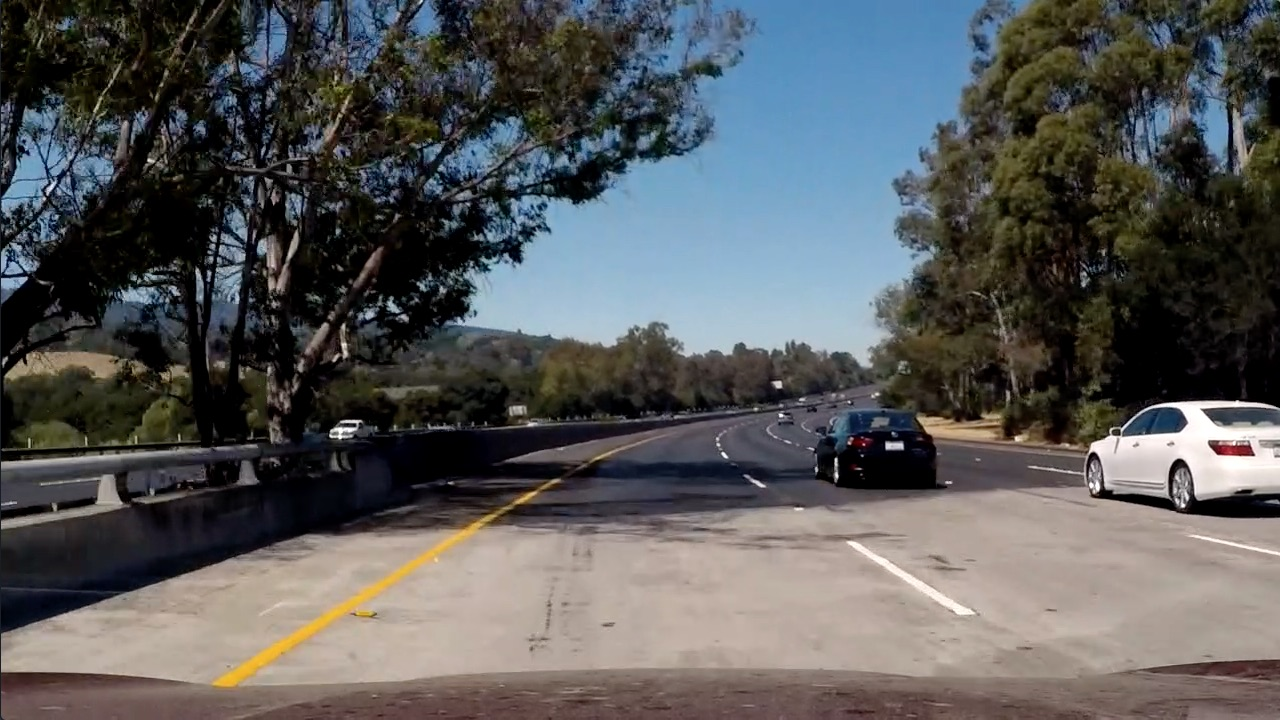
#> input picture Project-LaneLines_Finder/CarND-Advanced-Lane-Lines-Project/test_images/test5.jpg, 1280 x 720 px
$ jupyter execute --allow-errors Advanced_Lane_Detector.ipynb   (shell and % lines are left out)   (older library calls are emulated)
#> lines starting #> are read from the running program, lines starting #| are printed output that depends on the picture; after the words box and inside, x2 and y2 are one past the last pixel; in counts of white or black regions, pixels touching at a corner belong together
## Advanced Lane Finding Project

The goals / steps of this project are the following:

* Compute the camera calibration matrix and distortion coefficients given a set of chessboard images.
* Apply a distortion correction to raw images.
* Use color transforms, gradients, etc., to create a thresholded binary image.
* Apply a perspective transform to rectify binary image ("birds-eye view").
* Detect lane pixels and fit to find the lane boundary.
* Determine the curvature of the lane and vehicle position with respect to center.
* Warp the detected lane boundaries back onto the original image.
* Output visual display of the lane boundaries and numerical estimation of lane curvature and vehicle position.

---

### Load all the necessary Libraries

[cell 1]
import numpy as np
import cv2
import glob
import matplotlib.pyplot as plt
import matplotlib.image as mpimg
import pickle

## First, I'll compute the camera calibration using chessboard images

[cell 2]
#load the Calibration images from the directory.
# Make a list of calibration images
images = glob.glob('../camera_cal/calibration*.jpg')

[cell 3]
# prepare object points, like (0,0,0), (1,0,0), (2,0,0) ....,(6,5,0)
objp = np.zeros((6*9,3), np.float32)
objp[:,:2] = np.mgrid[0:9,0:6].T.reshape(-1,2)

# Arrays to store object points and image points from all the images.
objpoints = [] # 3d points in real world space
imgpoints = [] # 2d points in image plane.

# Step through the list and search for chessboard corners
for fname in images:
    img = cv2.imread(fname)
    gray = cv2.cvtColor(img,cv2.COLOR_BGR2GRAY)

    # Find the chessboard corners
    ret, corners = cv2.findChessboardCorners(gray, (9,6),None)

    # If found, add object points, image points
    if ret == True:
        objpoints.append(objp)
        imgpoints.append(corners)

        # Draw and display the corners
        img = cv2.drawChessboardCorners(img, (9,6), corners, ret)
        cv2.imshow('img',img)
        cv2.waitKey(500)

cv2.destroyAllWindows()

[cell 4]
# Test undistortion on an image
img = cv2.imread('../test_images/test5.jpg')
#> img is the input picture: shape (720, 1280, 3); mean B, G, R 89.8, 89.3, 88.5
img_size = (img.shape[1], img.shape[0])
#> img_size = (1280, 720)

# Do camera calibration given object points and image points
#> (the rest of this cell did not finish here and is left out)

#> (a cell that did not finish here is left out)

### Use color transforms, gradients, etc., to create a thresholded binary image.

[cell 6]
# Define a function that applies Sobel x or y,
# then takes an absolute value and applies a threshold.
# Note: calling your function with orient='x', thresh_min=20, thresh_max=100
# should produce output like the example image shown above this quiz.
def abs_sobel_thresh(img, orient='x',sobel_kernel=3, thresh=(0, 255)):

    # Apply the following steps to img
    # 1) Convert to grayscale
    gray = cv2.cvtColor(img, cv2.COLOR_BGR2GRAY)
    # 2) Take the derivative in x or y given orient = 'x' or 'y'
    if(orient == 'x'):
        sobel = cv2.Sobel(gray, cv2.CV_64F, 1, 0, ksize=sobel_kernel)
    else:
        sobel = cv2.Sobel(gray, cv2.CV_64F, 0, 1, ksize=sobel_kernel)

    # 3) Take the absolute value of the derivative or gradient
    abs_sobel = np.absolute(sobel)
    # 4) Scale to 8-bit (0 - 255) then convert to type = np.uint8
    scaled_sobel = np.uint8(255*abs_sobel/np.max(abs_sobel))
    # 5) Create a mask of 1's where the scaled gradient magnitude
            # is > thresh_min and < thresh_max
     #apply the thresolds
    sxbinary = np.zeros_like(scaled_sobel)
    sxbinary[(scaled_sobel >= thresh[0]) & (scaled_sobel <= thresh[1])] = 1

    # 6) Return this mask as your binary_output image
    return sxbinary

[cell 7]
# Define a function to return the magnitude of the gradient
# for a given sobel kernel size and threshold values
def mag_thresh(img, sobel_kernel=3, mag_thresh=(0, 255)):
    # Convert to grayscale
    gray = cv2.cvtColor(img, cv2.COLOR_RGB2GRAY)
    # Take both Sobel x and y gradients
    sobelx = cv2.Sobel(gray, cv2.CV_64F, 1, 0, ksize=sobel_kernel)
    sobely = cv2.Sobel(gray, cv2.CV_64F, 0, 1, ksize=sobel_kernel)
    # Calculate the gradient magnitude
    gradmag = np.sqrt(sobelx**2 + sobely**2)
    # Rescale to 8 bit
    scale_factor = np.max(gradmag)/255
    gradmag = (gradmag/scale_factor).astype(np.uint8)
    # Create a binary image of ones where threshold is met, zeros otherwise
    binary_output = np.zeros_like(gradmag)
    binary_output[(gradmag >= mag_thresh[0]) & (gradmag <= mag_thresh[1])] = 1

    # Return the binary image
    return binary_output

[cell 8]
# Define a function to threshold an image for a given range and Sobel kernel
def dir_threshold(img, sobel_kernel=3, thresh=(0, np.pi/2)):
    # Grayscale
    gray = cv2.cvtColor(img, cv2.COLOR_RGB2GRAY)
    # Calculate the x and y gradients
    sobelx = cv2.Sobel(gray, cv2.CV_64F, 1, 0, ksize=sobel_kernel)
    sobely = cv2.Sobel(gray, cv2.CV_64F, 0, 1, ksize=sobel_kernel)
    # Take the absolute value of the gradient direction,
    # apply a threshold, and create a binary image result
    absgraddir = np.arctan2(np.absolute(sobely), np.absolute(sobelx))
    binary_output =  np.zeros_like(absgraddir)
    binary_output[(absgraddir >= thresh[0]) & (absgraddir <= thresh[1])] = 1

    # Return the binary image
    return binary_output

[cell 9]
# Define a function that thresholds the S-channel of HLS
def hls_select(img, thresh=(0, 255)):
    hls = cv2.cvtColor(img, cv2.COLOR_RGB2HLS)
    s_channel = hls[:,:,2]
    binary_output = np.zeros_like(s_channel)
    binary_output[(s_channel > thresh[0]) & (s_channel <= thresh[1])] = 1
    return binary_output

#hls_binary = hls_select(img, thresh=(90, 255))

[cell 10]
def combined_thresold(img,ksize):

    # Choose a larger odd number to smooth gradient measurements
    image = np.copy(img)
    # Apply each of the thresholding functions
    gradx = abs_sobel_thresh(image, orient='x', sobel_kernel=ksize, thresh=(20, 150))
    grady = abs_sobel_thresh(image, orient='y', sobel_kernel=ksize, thresh=(20, 150))
    mag_binary = mag_thresh(image, sobel_kernel=ksize, mag_thresh=(30, 200))
    dir_binary = dir_threshold(image, sobel_kernel=ksize, thresh=(0.7, 1.3))
    hls_binary = hls_select(image, thresh=(90, 255))
    #combining the thresolds to get better view of lines
    combined = np.zeros_like(dir_binary)
    combined[((gradx == 1) & (grady == 1)) | ((mag_binary == 1) & (dir_binary == 1))] = 1

    combined_hls = np.zeros_like(dir_binary)
    combined_hls[((gradx == 1) & (grady == 1)) | (hls_binary == 1)] =1

    #combined_hls = mag_thresh(combined_hls, sobel_kernel=ksize, mag_thresh=(30, 100))
    #return the combined thresolds result.
    return combined,combined_hls

[cell 11]
# Choose a Sobel kernel size
ksize =3
#dst = cv2.undistort(img, mtx, dist, None, mtx)
#apply the thresolds to image
combined,combined_hls = combined_thresold(img,ksize)
#> in combined_thresold, `gradx = abs_sobel_thresh(image, orient='x', sobel_kernel=ksize, thresh..`:
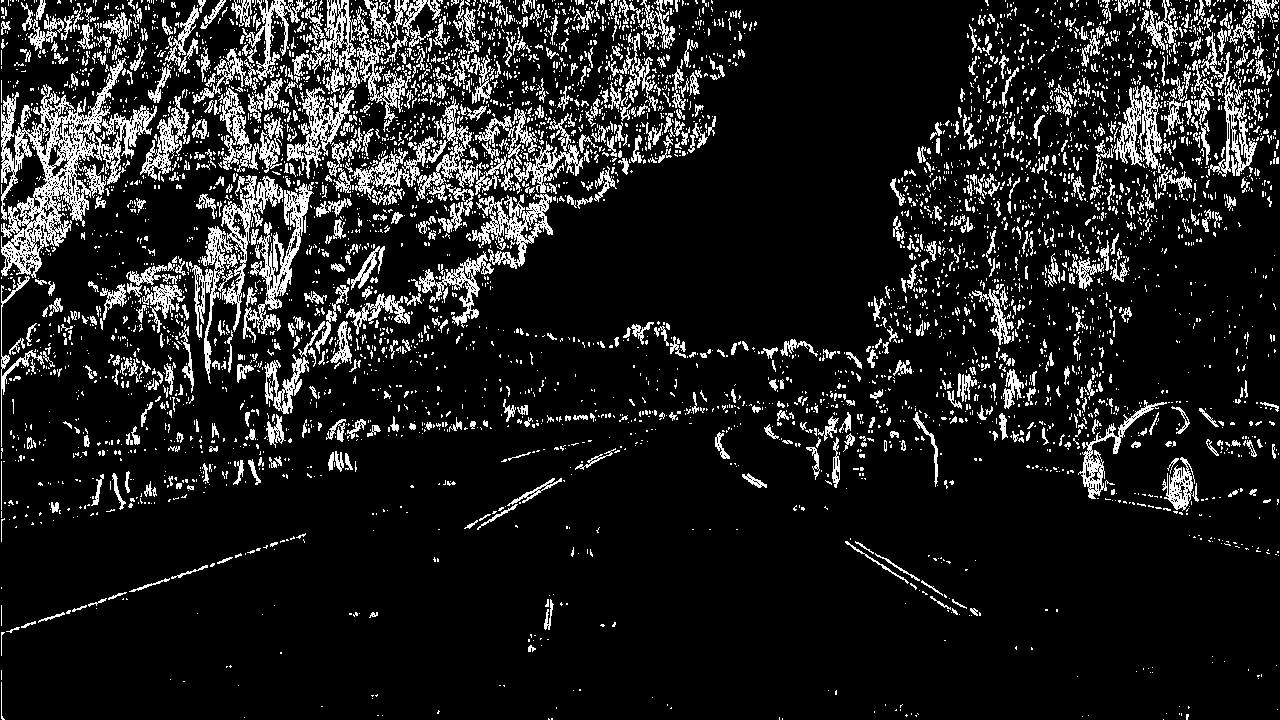
#> gradx: shape (720, 1280); values 0 (black) and 1 (white), 12.6% white in thin lines or dots
#> in combined_thresold, `grady = abs_sobel_thresh(image, orient='y', sobel_kernel=ksize, thresh..`: grady: shape (720, 1280); values 0 (black) and 1 (white), 13.4% white in thin lines or dots
#> in mag_thresh, `gradmag = np.sqrt(sobelx**2 + sobely**2)`:
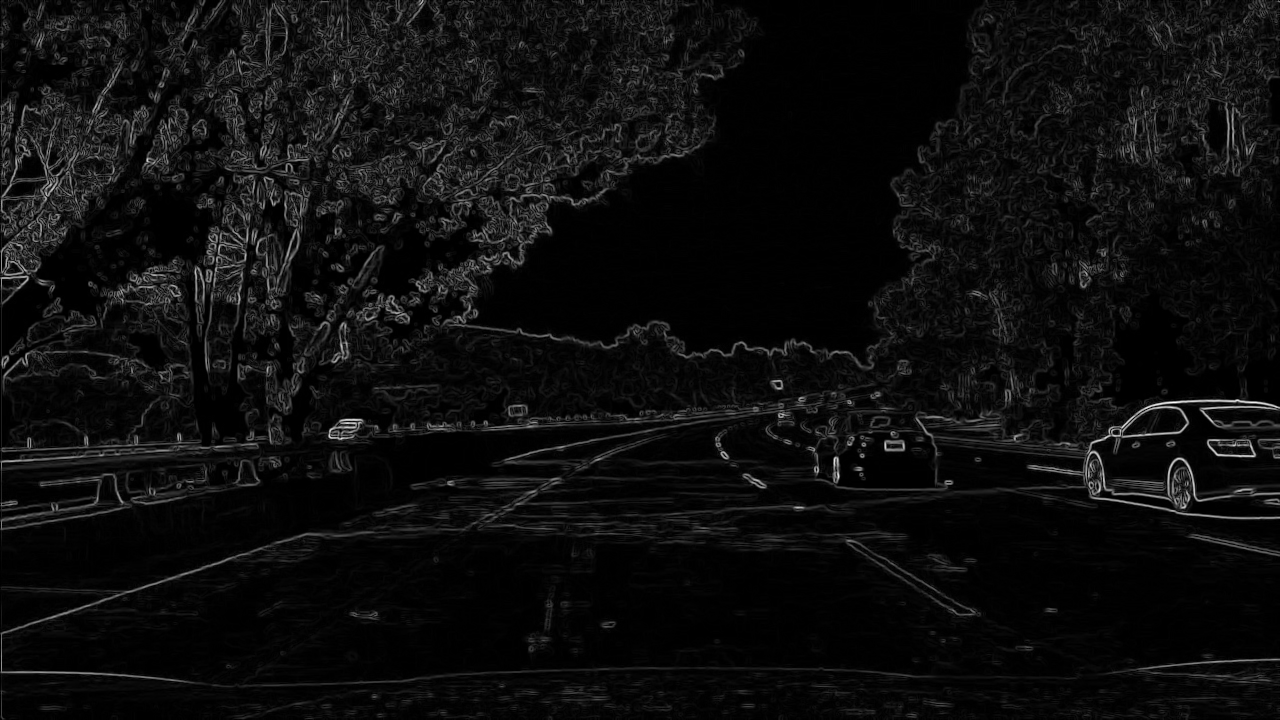
#> gradmag: shape (720, 1280) float64; min 0, max 984.1, mean 53.8; drawn with min black and max white
#> in mag_thresh, `scale_factor = np.max(gradmag)/255`: scale_factor = 3.86
#> in combined_thresold, `mag_binary = mag_thresh(image, sobel_kernel=ksize, mag_thresh=(30, 200))`: mag_binary: shape (720, 1280); values 0 (black) and 1 (white), 14% white in thin lines or dots
#> in combined_thresold, `dir_binary = dir_threshold(image, sobel_kernel=ksize, thresh=(0.7, 1.3))`: dir_binary: shape (720, 1280) float64; values 0 (black) and 1 (white), 35.4% white in thin lines or dots
#> in hls_select, `hls = cv2.cvtColor(img, cv2.COLOR_RGB2HLS)`: hls: shape (720, 1280, 3); mean of channels 0, 1, 2 76.7, 89.2, 70.1
#> in combined_thresold, `hls_binary = hls_select(image, thresh=(90, 255))`: hls_binary: shape (720, 1280); values 0 (black) and 1 (white), 27.7% white; 2827 white regions (2329 under 20 px), largest, box (x1, y1, x2, y2) and area: (489, 0, 984, 320) 85051, (972, 110, 1280, 444) 26973, (56, 430, 568, 591) 14027
#> combined: shape (720, 1280) float64; values 0 (black) and 1 (white), 6.1% white in thin lines or dots
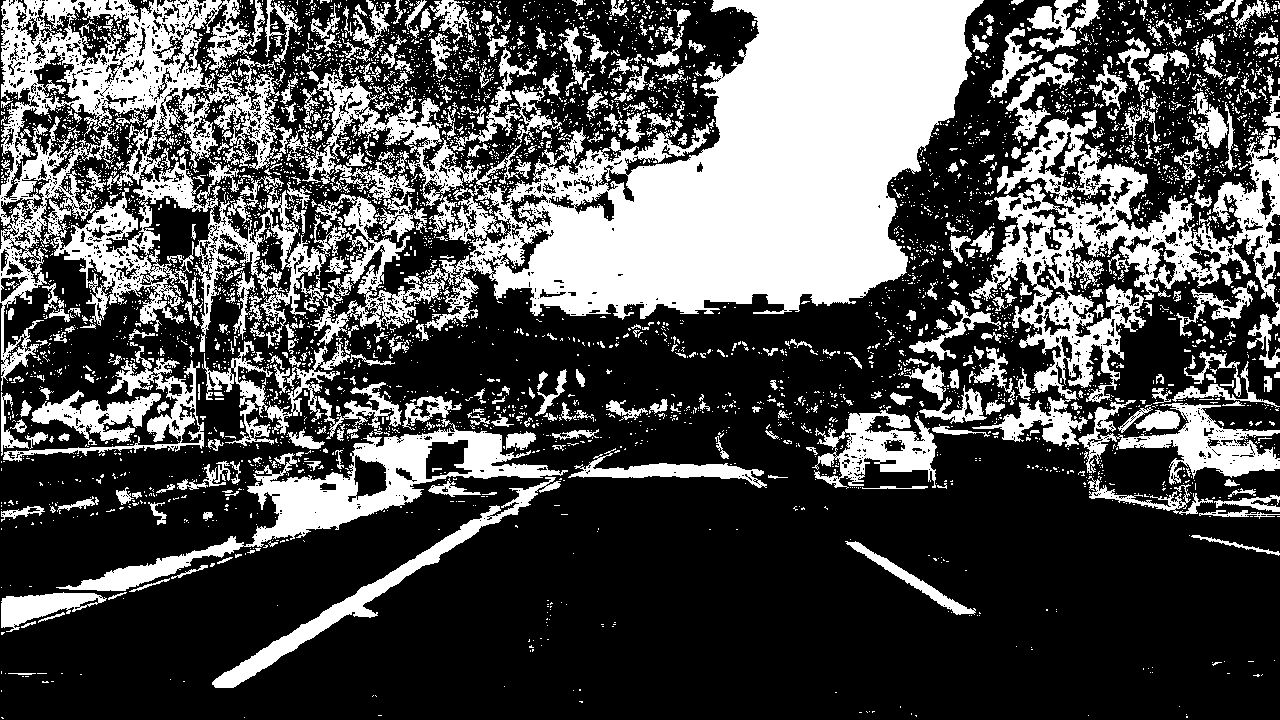
#> combined_hls: shape (720, 1280) float64; values 0 (black) and 1 (white), 32% white; 4981 white regions (4498 under 20 px), largest, box (x1, y1, x2, y2) and area: (422, 0, 984, 331) 92948, (0, 0, 345, 391) 37648, (969, 110, 1280, 447) 28335

# Plot the result
f, (ax1, ax2,ax3) = plt.subplots(1, 3, figsize=(24, 9))
f.tight_layout()
ax1.imshow(img)
ax1.set_title('Original Image', fontsize=50)
ax2.imshow(combined, cmap='gray')
ax2.set_title('Thresholded Gradient', fontsize=50)
ax3.imshow(combined_hls, cmap='gray')
ax3.set_title('HLS and Gradient', fontsize=50)
plt.subplots_adjust(left=0., right=1, top=0.9, bottom=0.)
#> figure, not shown here; B, G, R data is drawn as R, G, B

## select the roi in image view
* Here region of interest based image selection is getting performed to process and make the image available for birds eye view of road lines
* Step 1: Made the selection for the road lines region interested based on the array of Vertices.
* Step 2: Removed the road noise occurring the with in the ROI image using the array noisy_vertices

[cell 12]
test_imgs = glob.glob('../test_images/*.jpg')


for each in test_imgs:
    test_img_read = cv2.imread(each)
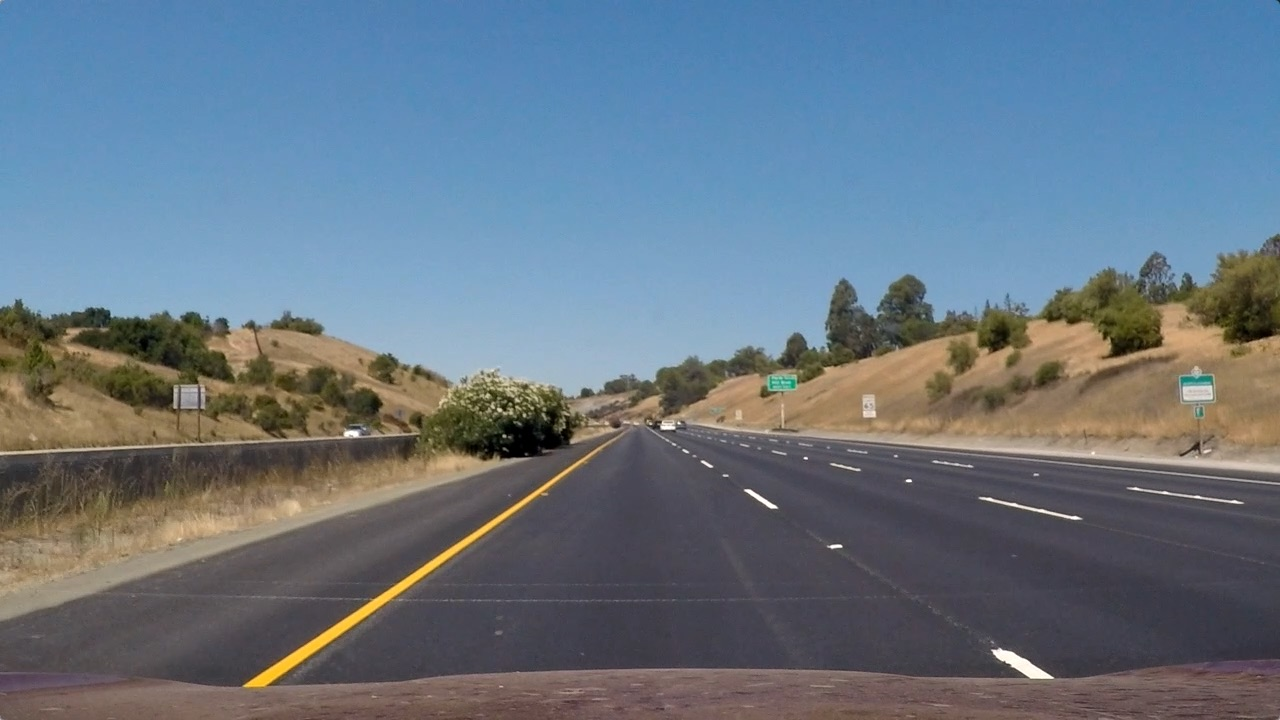
#> input picture Project-LaneLines_Finder/CarND-Advanced-Lane-Lines-Project/test_images/straight_lines1.jpg, 1280 x 720 px
#> test_img_read is the input picture: shape (720, 1280, 3); mean B, G, R 131.2, 117.7, 103.2
    cv2.imshow('orig image is',test_img_read)
    cv2.waitKey(500)
cv2.destroyAllWindows()

[cell 13]
# [30 lines left out: function region_of_interest, not called in this run]

### define the vertices in below cell

[cell 14]
imshape =test_img_read.shape
#> imshape = (720, 1280, 3)

y_bottom_idx =imshape[0]-50
#> y_bottom_idx = 670
y_top_idx = 500
x_left_bottom =230
x_right_bottom= 1130#imshape[1]-150
x_left_top = 500
x_right_top =800


#vertices = np.array([[(150,700),(475, 500), (850, 500), (1250,700)]], dtype=np.int32)
#vertices = np.array([[(150,imshape[0]),(600, 400), (800, 400), (1250,imshape[0])]], dtype=np.int32)
vertices = np.array([[(x_left_bottom,y_bottom_idx),(x_left_top, y_top_idx), (x_right_top, y_top_idx), (x_right_bottom,y_bottom_idx)]], dtype=np.int32)

#vertices to nullify the image noise
noisy_vertices = np.array([[(x_left_bottom+150,y_bottom_idx),(x_left_top+80, y_top_idx+20), (x_right_top-80, y_top_idx+20), (x_right_bottom-150,y_bottom_idx)]], dtype=np.int32)

[cell 15]
#plt.imshow(masked_edges)
fig_len = len(test_imgs)
fig=plt.figure(figsize=(50,50))#figsize=(20, 72)

#> (the rest of this cell did not finish here and is left out)

#> (a cell that did not finish here is left out)

#> (a cell that did not finish here is left out)

[cell 18]
print(img.shape)
#| (720, 1280, 3)

### Perform the perspective transform for the ROI frame

[cell 19]
#define perspective transormation function
# [19 lines left out: function warp, not called in this run]

[cell 20]
#four co-ordinates
src_w = np.float32([[x_right_top, y_top_idx],
                  [x_right_bottom,y_bottom_idx],
                  [x_left_bottom,y_bottom_idx],
                  [x_left_top, y_top_idx]])
dest_w = np.float32([[x_right_bottom,0],
                  [x_right_bottom,y_bottom_idx],
                  [x_left_bottom,y_bottom_idx],
                  [x_left_bottom,0]])
